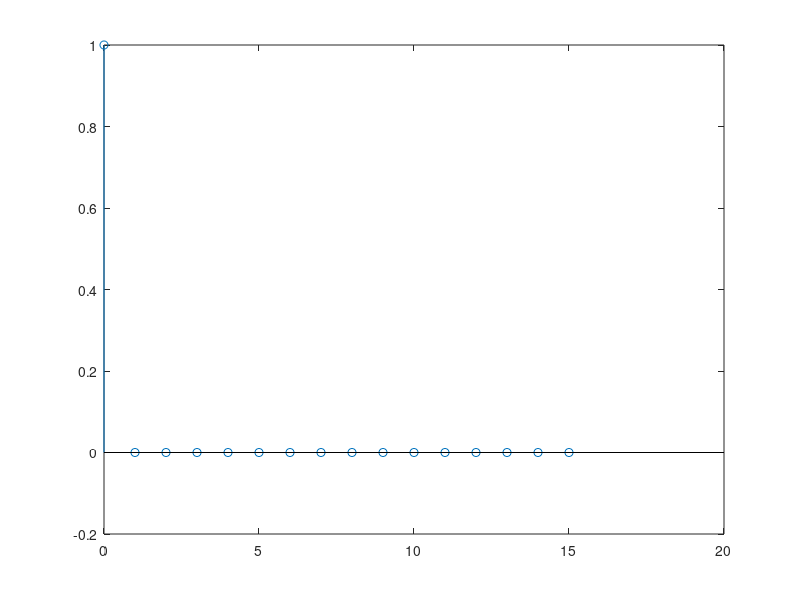

This chart was generated by the following MATLAB code:
clear all;close all;clc

N = 16;

M = 1;

X = ones(1, N);

x = zeros(1, N);
for n=0:1:N-1
    

    for k=0:1:N-1

        f = exp((1i.*2.*pi.*k.*n)/(N/M));
        
        aux = X(k+1).*f;

        x(n+1) = x(n+1) + ((1/N).*aux);
    
    end

end

stem(0:1:N-1, real(x))